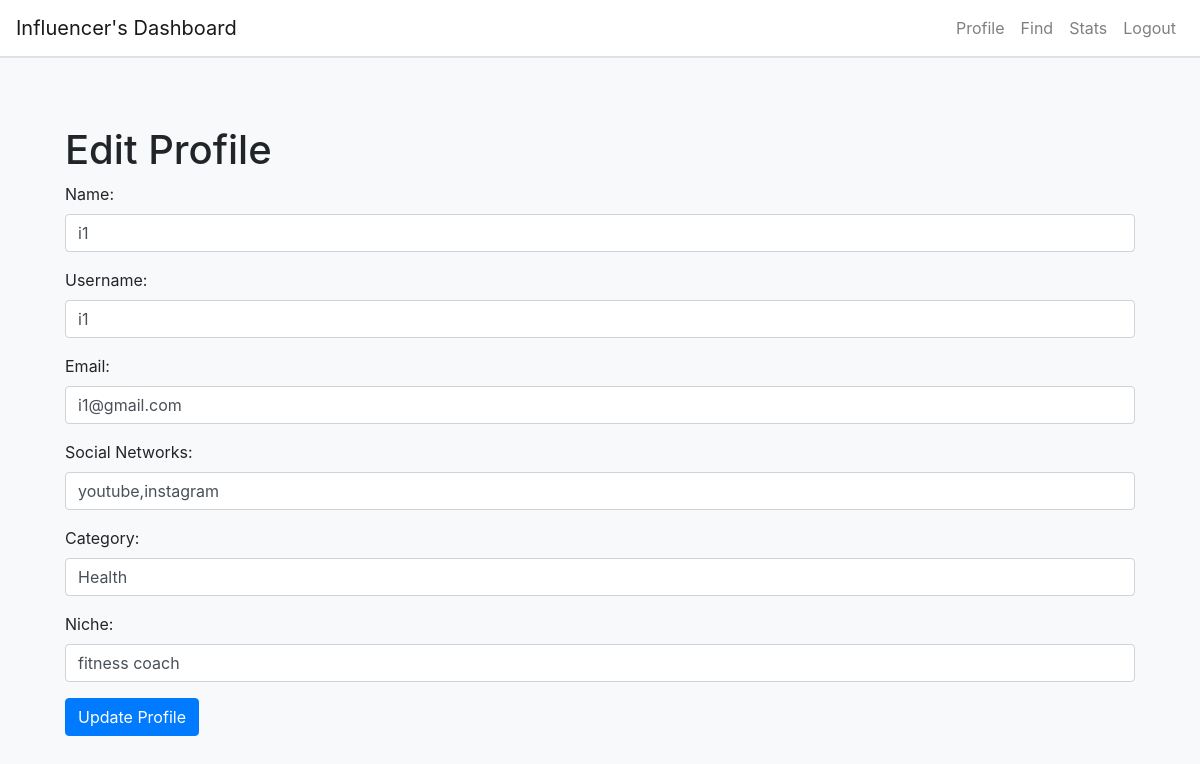
The app's page /edit_influencer_profile/1 (signed in) with its own data.
### app.py (models this page shows, shortened)
class User(db.Model):
    __tablename__ = 'users'
    id = db.Column(db.Integer, primary_key=True, autoincrement=True)
    name = db.Column(db.String(100), nullable=False)
    username = db.Column(db.String, unique=True, nullable=False)
    email = db.Column(db.String, unique=True, nullable=False)
    password = db.Column(db.String, nullable=False)
    created_at = db.Column(db.DateTime, default=datetime.utcnow)
    user_role = db.Column(db.String(50), nullable=False)
    sponsor = db.relationship('Sponsor', back_populates='user', uselist=False)
    influencer = db.relationship('Influencer', back_populates='user', uselist=False)

class Influencer(db.Model):
    __tablename__ = 'influencers'
    id = db.Column(db.Integer, primary_key=True, autoincrement=True)
    user_id = db.Column(db.Integer, db.ForeignKey('users.id'), nullable=False)
    profile_pic = db.Column(db.String(100), default='default_profile_pic.jpg')
    category = db.Column(db.String(100), nullable=False)
    niche = db.Column(db.String(100), nullable=False)
    created_at = db.Column(db.DateTime, default=datetime.utcnow)
    social_networks = db.Column(db.String, nullable=True)
    reach = db.Column(db.String(100), nullable=False)
    is_flagged = db.Column(db.Boolean, default=False)
    ad_requests = db.relationship('AdRequest', backref='influencer', lazy=True)
    user = db.relationship('User', back_populates='influencer')
    campaigns = db.relationship('Campaign', back_populates='influencer')

### app.py (the view, shortened to what this page needs)
@app.route('/edit_influencer_profile/<int:influencer_id>', methods=['GET', 'POST'])
def edit_influencer_profile(influencer_id):
    if 'user_id' not in session or session.get('user_role') != 'influencer':
        flash('You need to log in first.', 'warning')
        return redirect(url_for('login'))
    user_role = session.get('user_role')
    influencer = Influencer.query.get_or_404(influencer_id)
    user = influencer.user
    return render_template('edit_influencer_profile.html', influencer=influencer, user=user, user_role=user_role)

### templates/edit_influencer_profile.html
{% extends "base.html" %} {% block title %}Edit Influencer Profile{% endblock %}
{% block content %}
<div class="container mt-5">
  <h1>Edit Profile</h1>
  <form
    method="POST"
    action="{{ url_for('edit_influencer_profile',influencer_id=influencer.id) }}"
  >
    <div class="form-group">
      <label for="name">Name:</label>
      <input
        type="text"
        class="form-control"
        id="name"
        name="name"
        value="{{ user.name }}"
        required
      />
    </div>
    <div class="form-group">
      <label for="username">Username:</label>
      <input
        type="text"
        class="form-control"
        id="username"
        name="username"
        value="{{ user.username }}"
        required
      />
    </div>
    <div class="form-group">
      <label for="email">Email:</label>
      <input
        type="email"
        class="form-control"
        id="email"
        name="email"
        value="{{ user.email }}"
        required
      />
    </div>
    <div class="form-group">
      <label for="social">Social Networks:</label>
      <input
        type="text"
        class="form-control"
        id="social"
        name="social"
        value="{{ influencer.social_networks }}"
        required
      />
    </div>
    <div class="form-group">
      <label for="social">Category:</label>
      <input
        type="text"
        class="form-control"
        id="category"
        name="category"
        value="{{ influencer.category }}"
        required
      />
    </div>
    <div class="form-group">
      <label for="social">Niche:</label>
      <input
        type="text"
        class="form-control"
        id="niche"
        name="niche"
        value="{{ influencer.niche }}"
        required
      />
    </div>
    <button type="submit" class="btn btn-primary">Update Profile</button>
  </form>
</div>
{% endblock %}

### templates/base.html (style rules this page uses)
body { background-color: #f8f9fa; }

### records on screen
User: name "i1", username "i1", email "i1@gmail.com"
Influencer: social "youtube,instagram", category "Health", niche "fitness coach"
